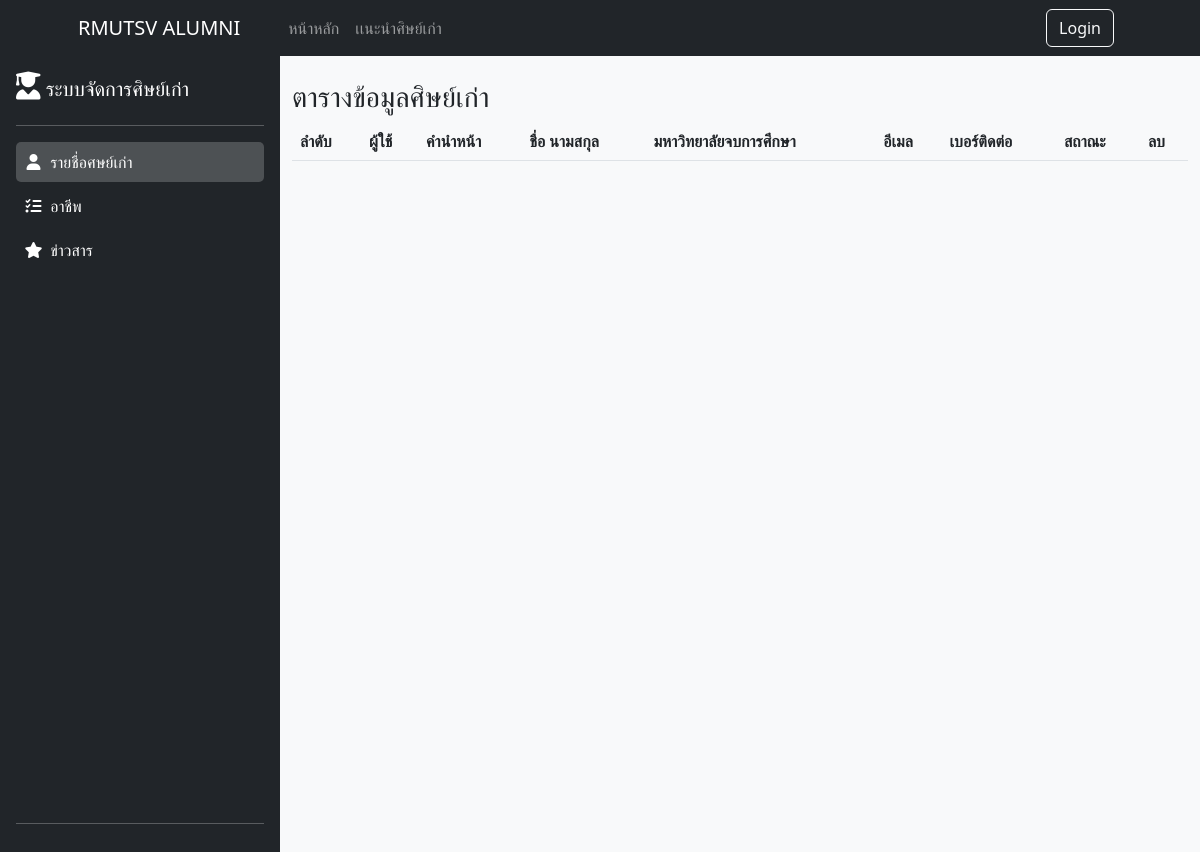
Before: /admin-alumni.php with the older database file.
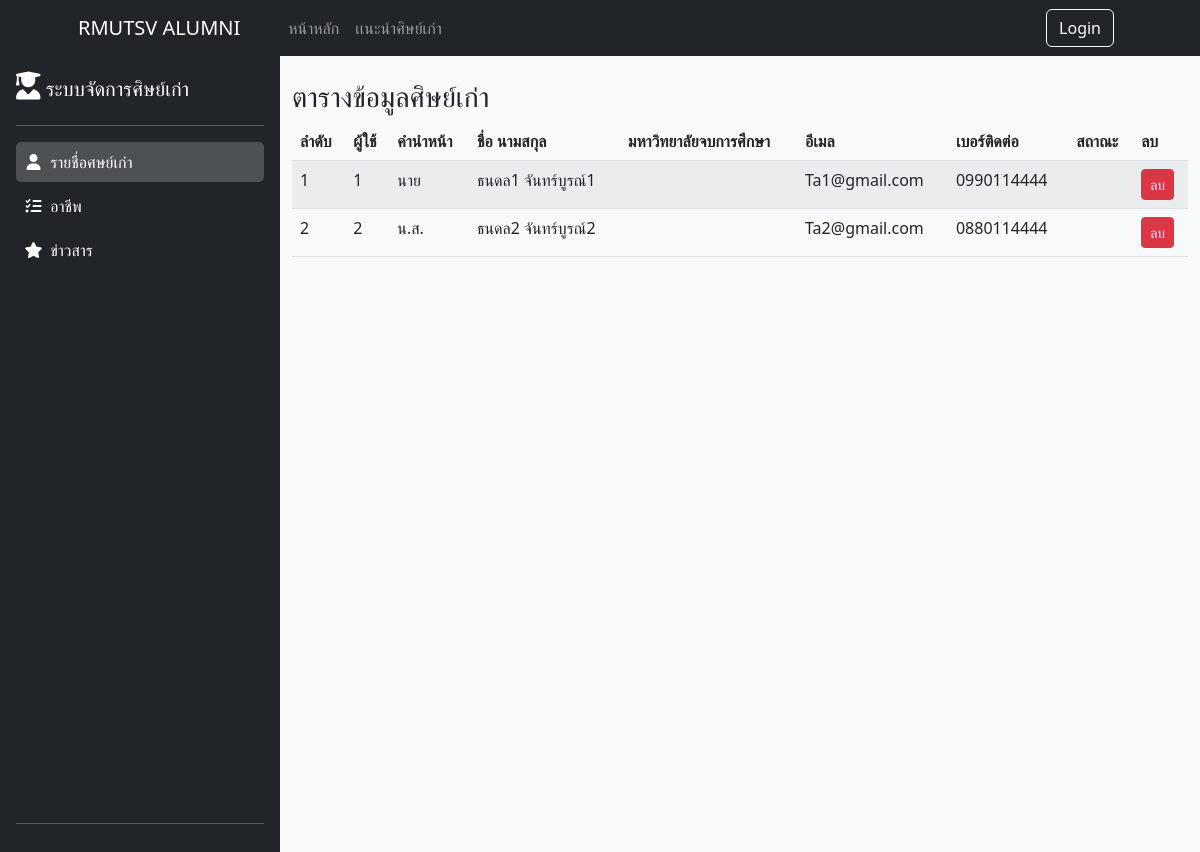
After: the same page with the newer database file.
### tables this page shows
CREATE TABLE tbuser(
	userid						int(10)        		 NOT NULL AUTO_INCREMENT,
	loginid              		int(11)				 NULL,
	 
    courseid					int(11)				 NULL,
    districts					int(11)				 NULL,
    useraddress					varchar(255) NULL,
    userbirthday              	date            	DEFAULT CURRENT_TIMESTAMP NULL,
    usercitizen              	varchar(13)        	NULL,
    userimg              		mediumtext        	NULL,
    usertime					timestamp            DEFAULT CURRENT_TIMESTAMP NULL,
    
    PRIMARY KEY (userid),
    constraint FK_User_Loginname foreign key (loginid) references tblogin(loginid) ON update cascade
     
     
     
);

### admin-info-alumni.php (the view, shortened to what this page needs)
<?php include('condb.php'); ?>
<?php
$sql = "SELECT u.userid, u.loginid, p.prefixaname, CONCAT(f.firstnamename,' ', l.lastnamename) AS full_name,
CONCAT(ca.campusname,' ', gr.groupname,' ', br.branchname,' ', co.coursename) AS full_campus,
emailusername, phoneusername, typename
FROM tbuser AS u
LEFT JOIN (
SELECT MAX(historyuserid) AS max_historyuserid, userid
FROM tbhistoryuser
GROUP BY userid
) AS latest_history ON u.userid = latest_history.userid
LEFT JOIN tbhistoryuser AS htu ON latest_history.max_historyuserid = htu.historyuserid
LEFT JOIN tbprefix AS p ON htu.prefixid = p.prefixid
LEFT JOIN tbfirstname AS f ON htu.firstnameid = f.firstnameid
LEFT JOIN tblastname AS l ON htu.lastnameid = l.lastnameid
LEFT JOIN tbcourse AS co ON u.courseid = co.courseid
LEFT JOIN tbbranch AS br ON co.branchid = br.branchid
LEFT JOIN tbgroup AS gr ON br.groupid = gr.groupid
LEFT JOIN tbcampus AS ca ON gr.campusid = ca.campusid
LEFT JOIN tblogin AS lo ON u.loginid = lo.loginid
LEFT JOIN tbtype AS ty ON lo.typeid = ty.typeid
LEFT JOIN tbemailuser AS mu ON htu.historyuserid = mu.historyuserid
LEFT JOIN tbphoneuser AS pu ON htu.historyuserid = pu.historyuserid
ORDER BY u.userid, htu.historyuserid ;";
$query_sql = mysqli_query($conn, $sql);
?>
<!DOCTYPE html>
<html lang="en">
<head>
        <link href="https://cdn.jsdelivr.net/npm/bootstrap-icons@5.3.0/font/bootstrap-icons.css" rel="stylesheet" />
        <link href="css/styles.css" rel="stylesheet" />
        <link href="https://cdn.datatables.net/2.0.2/css/dataTables.dataTables.min.css" rel="stylesheet" />
</head>
<body>
    <div class="container">
        <h3 class="mt-4">ตารางข้อมูลศิษย์เก่า</h3>
        <table id="user" class="table table-striped">
            <thead>
                <th>ลำดับ</th>
                <th>ผู้ใช้</th>
                <th>คำนำหน้า</th>
                <th>ชื่อ นามสกุล</th>
                <th>มหาวิทยาลัยจบการศึกษา</th>
                <th>อีเมล</th>
                <th>เบอร์ติดต่อ</th>
                <th>สถาณะ</th>
                <th>ลบ</th>
            </thead>
        <tbody>
    <?php
    while($row = mysqli_fetch_assoc($query_sql)) {
    ?>
            <tr>
                <td><?php echo $row['userid']; ?></td>
                <td><?php echo $row['loginid']; ?></td>
                <td><?php echo $row['prefixaname']; ?></td>
                <td class="name"><?php echo $row['full_name'];?></td>
                <td class="name"><?php echo $row['full_campus'];?></td>
                <td><?php echo $row['emailusername']; ?></td>
                <td><?php echo $row['phoneusername']; ?></td>
                <td><?php echo $row['typename']; ?></td>
                <td><a href="delete-alumni.php?userid=<?php echo $row['userid']; ?>&loginid=<?php echo $row['loginid']; ?>" class="btn btn-danger btn-sm">ลบ</a></td>
            </tr>
    <?php
        }
    ?>
        </tbody>
        </table>
    </div>
</body>
</html>

### navbar-user.php (shortened to what this page needs)
<nav class="navbar navbar-expand-lg navbar-dark bg-dark">
    <div class="container px-4 px-lg-5">
        <a class="navbar-brand" href="index.php">RMUTSV ALUMNI</a>
        <div class="collapse navbar-collapse" id="navbarSupportedContent">
            <ul class="navbar-nav me-auto mb-2 mb-lg-0 ms-lg-4">
                <li class="nav-item"><a class="nav-link" aria-current="page" href="index.php">หน้าหลัก</a></li>
                <li class="nav-item"><a class="nav-link" href="Introducing.php" >เเนะนำศิษย์เก่า</a></li>
            </ul>
            <?php
                include('condb.php');
                if(isset($_SESSION['loginname'])) {
                    $query = "SELECT * FROM tblogin WHERE loginname = '".$_SESSION['loginname']."'";
                    $result = $conn->query($query);
                    if($result && $result->num_rows > 0) {
                        $user_row = $result->fetch_assoc();
                        echo '<span class="navbar-text me-2">ยินดีต้อนรับ ' . $_SESSION['loginname'] . '</span>';
                        if($user_row['typeid'] == 1) {
                            echo '<a class="btn btn-outline-light me-2" href="admin.php">admin</a>';
                        }
                        echo '<a class="btn btn-outline-light me-2" href="logout.php">Logout</a>';
                        echo '<a class="btn btn-outline-light me-2" href="edit.php">แก้ไข</a>';
                    }
                } else {
                    echo '<a class="btn btn-outline-light me-2" href="login.php">Login</a>';
                }
                ?>
        </div>
    </div>
</nav>

### admin-alumni.php (shortened to what this page needs)
<?php include 'navbar-user.php'; ?>
<?php include('condb.php'); ?>
<!DOCTYPE html>
<html lang="en">
<head>
    <link href="https://cdn.jsdelivr.net/npm/bootstrap@5.3.0-alpha3/dist/css/bootstrap.min.css" rel="stylesheet">
    <link rel="stylesheet" href="https://cdnjs.cloudflare.com/ajax/libs/font-awesome/6.4.0/css/all.min.css" />
    <link rel="stylesheet" href="./css/style-admin.css">
</head>
<body>
    <div class="container-fluid p-0 d-flex h-100">
        <div id="bdSidebar" class="d-flex flex-column flex-shrink-0 p-3 bg-dark text-white offcanvas-md offcanvas-start" style="width: 280px;">
            <a href="admin.php" class="navbar-brand">
                <h5><i class="fa-solid fa-user-graduate" style="font-size: 28px;"></i> ระบบจัดการศิษย์เก่า</h5>
            </a>
            <hr>
            <ul class="mynav nav nav-pills flex-column mb-auto">
                <li class="nav-item mb-1">
                    <a href="admin-alumni.php" class="active">
                        <i class="fa-solid fa-user"></i>
                        รายชื่อศษย์เก่า
                    </a>
                </li>
                <li class="nav-item mb-1">
                    <a href="admin-job.php" class="">
                        <i class="fa-solid fa-list-check"></i>
                        อาชีพ
                    </a>
                </li>
                <li class="nav-item mb-1">
                    <a href="admin-news.php" class="">
                        <i class="fa-solid fa-star"></i>
                        ข่าวสาร
                    </a>
                </li>
            </ul>
            <hr>
        </div>
        <div class="bg-light flex-fill">
                <div class="row">
                    <div class="col">
                        <p><?php include 'admin-info-alumni.php'; ?></p>
                    </div>
                </div>
            </div>
        </div>
</body>
</html>

### css/style-admin.css (style rules this page uses)
html,body { height: 100%; font-family: 'Prompt', sans-serif; }
.mynav { color: #fff; }
.mynav li a { color: #fff; text-decoration: none; width: 100%; display: block; border-radius: 5px; padding: 8px 5px; }
.mynav li a.active { background: rgba(255,255,255,0.2); }
.mynav li a i { width: 25px; text-align: center; }

Changed rows visible on the page:
added tbuser: userid "1", loginid "1", prefixaname "นาย", full_name "ธนดล1 จันทร์บูรณ์1", emailusername "Ta1@gmail.com", phoneusername "0990114444"
added tbuser: userid "2", loginid "2", prefixaname "น.ส.", full_name "ธนดล2 จันทร์บูรณ์2", emailusername "Ta2@gmail.com", phoneusername "0880114444"
